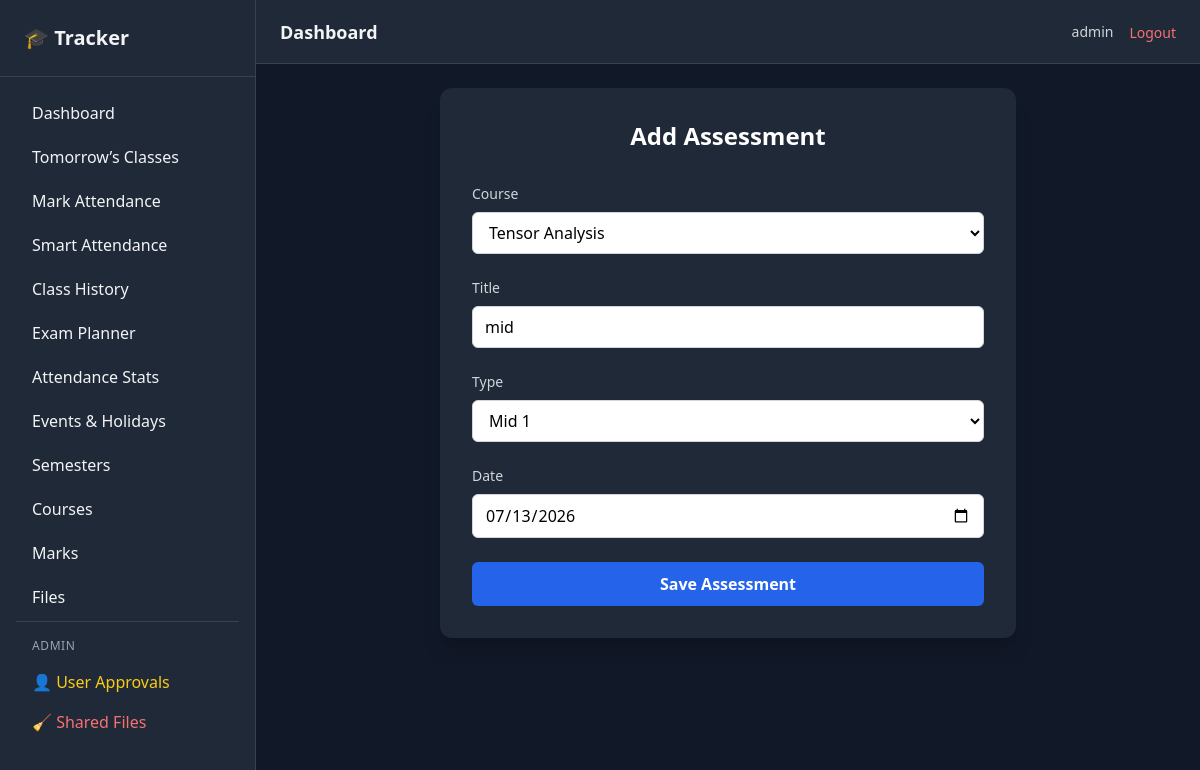
The app's page /assessments/2/edit/ (signed in) with its own data.
### core/models.py (models this page shows, shortened)
class User(AbstractUser):
    email = models.EmailField(unique=True)
    full_name = models.CharField(max_length=200, null=True, blank=True)
    mobile = models.CharField(max_length=20, null=True, blank=True)
    university = models.CharField(
        max_length=200,
        blank=True,
        null=True
    )
    dob = models.DateField(
        blank=True,
        null=True
    )
    is_approved = models.BooleanField(default=False)

class Assessment(models.Model):
    TYPE_CHOICES = [
        ('mid1', 'Mid 1'),
        ('mid2', 'Mid 2'),
        ('final', 'Final Exam'),
        ('presentation', 'Presentation'),
        ('assignment', 'Assignment'),
    ]
    user = models.ForeignKey(
        settings.AUTH_USER_MODEL,
        on_delete=models.CASCADE,
        related_name='assessments'
    )
    course = models.ForeignKey(
        Course,
        on_delete=models.CASCADE,
        related_name='assessments'
    )
    title = models.CharField(max_length=200)
    type = models.CharField(max_length=20, choices=TYPE_CHOICES)
    date = models.DateField()
    created_at = models.DateTimeField(auto_now_add=True)

### core/views.py (the view)
# urls.py: path('assessments/<int:pk>/edit/', views.assessment_edit, name='assessment_edit'),
@login_required
def assessment_edit(request, pk):
    assessment = get_object_or_404(
        Assessment,
        pk=pk,
        user=request.user,
        course__semester=get_active_semester(request.user),
    )
    form = AssessmentForm(request.POST or None, instance=assessment)
    form.fields['course'].queryset = Course.objects.filter(
        user=request.user
    )
    if form.is_valid():
        form.save()
        return redirect('assessment_list')
    return render(request, 'assessment/form.html', {'form': form})

### core/forms.py
class AssessmentForm(forms.ModelForm):
    class Meta:
        model = Assessment
        fields = ['course', 'title', 'type', 'date']
        widgets = {
            'course': forms.Select(attrs={
                'class': BASE_INPUT_CLASSES
            }),
            'title': forms.TextInput(attrs={
                'class': BASE_INPUT_CLASSES,
                'placeholder': 'e.g. Midterm Exam'
            }),
            'type': forms.Select(attrs={
                'class': BASE_INPUT_CLASSES
            }),
            'date': forms.DateInput(attrs={
                'type': 'date',
                'class': BASE_INPUT_CLASSES
            }),
        }

### core/models.py (called while the page is built)
    def __str__(self):
        return self.name

### core/utils.py (called while the page is built)
def get_active_semester(user):
    return (
        Semester.objects
        .filter(
            user=user,
            is_active=True
        )
        .order_by("-start_date")
        .first()
    )

### templates/assessment/form.html (shortened to what this page needs)
{% extends 'base/base.html' %}
{% block content %}
<div class="max-w-xl mx-auto bg-gray-800 p-8 rounded-xl shadow-xl">
    <h2 class="text-2xl font-semibold mb-8 text-white text-center">
        Add Assessment
    </h2>
    <form method="post" class="space-y-6">
        {% for field in form %}
            <div>
                <label class="block text-sm font-medium text-gray-300 mb-2">
                    {{ field.label }}
                </label>
                {{ field }}
            </div>
        {% endfor %}
        <button type="submit"
            class="w-full bg-blue-600 text-white py-2.5 rounded-md font-semibold
                   hover:bg-blue-500 transition duration-200">
            Save Assessment
        </button>
    </form>
</div>
{% endblock %}

### templates/base/navbar.html (shortened to what this page needs)
<header class="h-16 bg-gray-800 border-b border-gray-700 flex items-center justify-between px-4 sm:px-6">
    <div class="flex items-center gap-3">
        <h1 class="text-lg font-semibold">
            Dashboard
        </h1>
    </div>
    <div class="flex items-center gap-4">
        <span class="text-sm text-gray-300 hidden sm:block">
            {{ request.user.username }}
        </span>
        <form method="post" action="{% url 'logout' %}">
            <button type="submit"
                    class="text-red-400 hover:text-red-300 text-sm font-medium">
                Logout
            </button>
        </form>
    </div>
</header>

### records on screen
User: user.username "admin"
Assessment: form "Tensor Analysis" "mid" "Mid 1" "07/13/2026"

### other values on screen
{{ field.label }} "Course" "Title" "Type" "Date"
